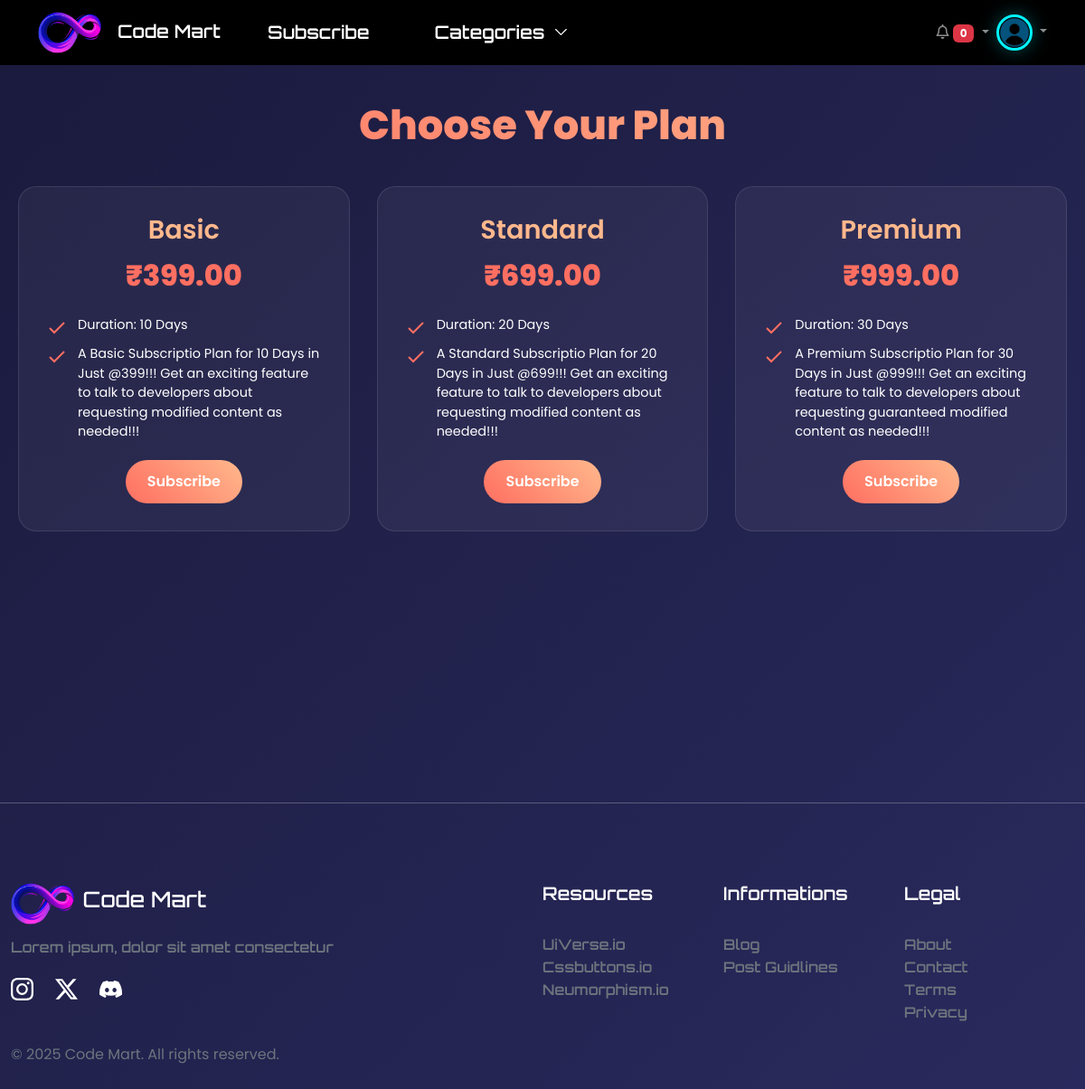
Page /billing/plans/ (signed in) on the committed database.
### apps/authentication/models.py (models this page shows, shortened)
class User(AbstractUser):
    ROLE_CHOICES = (
        ('developer', 'Developer'),
        ('customer', 'Customer'),
    )
    first_name = models.CharField(max_length=50)
    last_name = models.CharField(max_length=50)
    profile_picture = models.ImageField(
        upload_to='profile_pics/',
        blank=True,
        null=True,
        default='profile_pics/user_default.png'
        )
    mobile = models.PositiveBigIntegerField(unique=True, null=True, blank=True)
    email = models.EmailField(max_length=50, unique=True)
    role = models.CharField(max_length=10, choices=ROLE_CHOICES)
    REQUIRED_FIELDS = ['email', 'mobile']
    groups = models.ManyToManyField(Group, blank=True)
    user_permissions = models.ManyToManyField(Permission, blank=True)
    class Meta:
        app_label = 'authentication'
        verbose_name = 'User'
        verbose_name_plural = 'Users'

### apps/billing/models.py (models this page shows, shortened)
class SubscriptionPlan(models.Model):
    name = models.CharField(max_length=50)
    price = models.DecimalField(max_digits=6, decimal_places=2)
    duration_days = models.PositiveIntegerField(default=30)
    description = models.TextField()
    is_active = models.BooleanField(default=True)

### apps/billing/views.py (the view)
# urls.py: path('plans/', views.subscription_plans, name='subscription_plans'),
def subscription_plans(request):
    plans = SubscriptionPlan.objects.all()
    return render(request, 'subscription_plans.html', {'plans': plans})

### apps/billing/templates/subscription_plans.html (shortened to what this page needs)
{% extends "base.html" %}
{% load static %}
{% block content %}
<div class="plans-container">
    <h1>Choose Your Plan</h1>
    <div class="plans">
      {% for plan in plans %}
        <div class="plan-card basic">
            <h2>{{plan.name}}</h2>
            <p class="price">₹{{plan.price}}</p>
            <ul class="features">
                <li>Duration: {{plan.duration_days}} Days</li>
                <li>{{plan.description}}</li>
            </ul>
            <a href="{% url 'add_to_cart' 'subscription' plan.id %}" class="subscribe-button">Subscribe</a>
        </div>
      {% endfor %}
    </div>
</div>
{% endblock  %}

### templates/base.html (shortened to what this page needs)
{% load static %}
<!DOCTYPE html>
<html lang="en">
<head>
    <link rel="stylesheet" href="{% static 'css/styles.css' %}">
    <link href="https://cdn.jsdelivr.net/npm/bootstrap@5.3.0/dist/css/bootstrap.min.css" rel="stylesheet">
    <link href="https://cdn.jsdelivr.net/npm/simple-datatables@7.1.2/dist/style.min.css" rel="stylesheet" />
    <link rel="stylesheet" href="https://cdnjs.cloudflare.com/ajax/libs/font-awesome/6.0.0/css/all.min.css">
    <link rel="stylesheet" href="https://cdn.jsdelivr.net/npm/bootstrap-icons@1.11.3/font/bootstrap-icons.min.css">
    <link href="https://cdn.jsdelivr.net/npm/bootstrap@5.3.3/dist/css/bootstrap.min.css" rel="stylesheet">
</head>
<body class="body">
    <nav class="navbar navbar-expand-lg navbar-dark" style="background-color: black;">
        <div class="container">
            <a class="navbar-brand orbitron-header" href="{% url 'welcome' %}">
            <img src="{% static 'images/infinity.png' %}" alt="" width="70px" height="auto" >
            &nbsp; Code Mart</a>
            <div class="menu collapse navbar-collapse" id="navbarNav">
                <a href="{% url 'subscription_plans' %}" class="link">
                    <span class="text-white orbitron-header"> Subscribe</span>
                </a>
                <div class="item">
                  <a href="{% url 'home' %}" class="link">
                    <span class="text-white orbitron-header"> Categories</span>
                  </a>
                </div>
            </div>
            <div class="collapse navbar-collapse" id="navbarNav">
                <ul class="navbar-nav ms-auto">
                    {% if user.is_authenticated %}
                    <li class="nav-item dropdown">
                        <a class="nav-link dropdown-toggle" href="#" id="notificationDropdown" role="button" data-bs-toggle="dropdown" aria-expanded="false">
                            <i class="fa-regular fa-bell"></i>
                            <span id="unread-count" class="badge bg-danger">0</span>
                        </a>
                    </li>
                    <li class="nav-item dropdown">
                        <a class="nav-link dropdown-toggle p-0" id="navbarDropdown" href="#" role="button" data-bs-toggle="dropdown" aria-expanded="false">
                            <img src="{{ user.profile_picture.url }}" class="avatar" alt="Profile Picture" style="height: 40px; width: 40px;">
                        </a>
                    </li>
                    {% else %}
                    <li class="nav-item orbitron-header"><a class="nav-link" href="{% url 'signup' %}">Sign Up</a></li>
                    <li class="nav-item orbitron-header"><a class="nav-link" href="{% url 'login' %}">Login</a></li>
                    {% endif %}
                </ul>
            </div>
        </div>
    </nav>
    <div class="container-fluid m-0 p-0 min-vh-100">
        {% block content %}
        {% endblock %}
    </div>
     <hr>
    <footer class="py-4">
        <div class="container-fluid d-flex justify-content-center p-0 m-0 text-center">
            <div class="col-md-6">
                <div class="container" style="justify-items: left;">
                    <div class="d-flex justify-content-center align-items-center mt-5">
                        <a class="navbar-brand orbitron-header d-flex justify-content-center align-items-center" href="{% url 'welcome' %}">
                        <img src="{% static 'images/infinity.png' %}" alt="" width="70px" height="auto" >
                        &nbsp;&nbsp; <h4>Code Mart</h4></a>
                    </div>
                    <div class="d-flex justify-content-center align-items-center mt-3">
                        <h6 class="orbitron-header text-secondary">Lorem ipsum, dolor sit amet consectetur</h6>
                    </div>
                    <div class="d-flex justify-content-center align-items-center mt-3 gap-4">
                        <a href="#" class="text-decoration-none text-white">
                        </a>
                        <a href="#" class="text-decoration-none text-white">
                            <svg xmlns="http://www.w3.org/2000/svg" width="25" height="25" fill="currentColor" class="bi bi-twitter-x" viewBox="0 0 16 16">
                                <path d="M12.6.75h2.454l-5.36 6.142L16 15.25h-4.937l-3.867-5.07-4.425 5.07H.316l5.733-6.57L0 .75h5.063l3.495 4.633L12.601.75Zm-.86 13.028h1.36L4.323 2.145H2.865z"/>
                              </svg>
                        </a>
                        <a href="#" class="text-decoration-none text-white">
                        </a>
                    </div>
                    <div class="d-flex justify-content-center align-items-center mt-5 mb-5">
                        <p class="text-secondary">© 2025 Code Mart. All rights reserved.</p>
                    </div>
                </div>
            </div>
            <div class="col-md-2">
                <div class="align-item-center mt-5" style="text-align: left;">
                    <h5 class="orbitron-header text-white">Resources</h5><br>
                    <a href="#" class="text-secondary orbitron-header text-decoration-none">UiVerse.io</a><br>
                    <a href="#" class="text-secondary orbitron-header text-decoration-none">Cssbuttons.io</a><br>
                    <a href="#" class="text-secondary orbitron-header text-decoration-none">Neumorphism.io</a><br>
                </div>
            </div>
            <div class="col-md-2">
                <div class="align-item-center mt-5" style="text-align: left;">
                    <h5 class="orbitron-header text-white">Informations</h5><br>
                    <a href="#" class="text-secondary orbitron-header text-decoration-none">Blog</a><br>
                    <a href="#" class="text-secondary orbitron-header text-decoration-none">Post Guidlines</a><br>
                </div>
            </div>
            <div class="col-md-2">
                <div class="align-item-center mt-5" style="text-align: left;">
                    <h5 class="orbitron-header text-white">Legal</h5><br>
                    <a href="{% url 'about' %}" class="text-secondary orbitron-header text-decoration-none">About</a><br>
                    <a href="{% url 'contact' %}" class="text-secondary orbitron-header text-decoration-none">Contact</a><br>
                    <a href="{% url 'terms' %}" class="text-secondary orbitron-header text-decoration-none">Terms</a><br>
                    <a href="{% url 'privacy' %}" class="text-secondary orbitron-header text-decoration-none">Privacy</a><br>
                </div>
            </div>
        </div>
    </footer>
</body>
</html>

### static/css/styles.css (style rules this page uses)
.body { background-color: #000000; color: #fff; font-family: 'Poppins', sans-serif; font-size: 16px; line-height: 1.5; margin: 0; padding: 0; }
.avatar { width: 120px; height: 120px; border-radius: 50%; object-fit: cover; border: 3px solid #00f3ff; box-shadow: 0 0 20px rgba(0, 243, 255, 0.3); transition: transform 0.3s ease; }
.orbitron-header { font-family: "Orbitron", sans-serif; font-optical-sizing: auto; font-weight: 600; font-style: normal; }
.menu { font-size: 1.25rem; line-height: 1.6; color: #ffffff; width: fit-content; display: flex; list-style: none; z-index: 4; }
.menu a { text-decoration: none; color: inherit; font-family: inherit; font-size: inherit; line-height: inherit; }
.menu .link { position: relative; display: flex; align-items: center; justify-content: center; gap: 12px; padding: 12px 36px; border-radius: 16px; overflow: hidden; transition: all 0.48s cubic-bezier(0.23, 1, 0.32, 1); }
.menu .link::after { content: ""; position: absolute; top: 0; left: 0; width: 100%; height: 100%; background-color: #0a3cff; z-index: -1; transform: scaleX(0); transform-origin: left; transition: transform 0.48s cubic-bezier(0.23, 1, 0.32, 1); }
.menu .link svg { width: 14px; height: 14px; fill: #ffffff; transition: all 0.48s cubic-bezier(0.23, 1, 0.32, 1); }
.menu .item { position: relative; }

### apps/billing/templates/subscription_plans.html (style rules this page uses)
body { margin: 0; font-family: 'Poppins', sans-serif; background: linear-gradient(135deg, #1a1a3d 0%, #2a2a5e 100%); color: #ffffff; }
.plans-container { text-align: center; padding: 40px 20px; max-width: 1200px; margin: 0 auto; }
.plans-container h1 { font-size: 2.8rem; font-weight: 800; background: linear-gradient(45deg, #ff6f61, #ffb88c); -webkit-background-clip: text; -webkit-text-fill-color: transparent; margin-bottom: 40px; }
.plans { display: grid; grid-template-columns: repeat(auto-fit, minmax(300px, 1fr)); gap: 30px; }
.plan-card { background: rgba(255, 255, 255, 0.05); border-radius: 20px; padding: 30px; transition: transform 0.3s ease, box-shadow 0.3s ease; position: relative; overflow: hidden; border: 1px solid rgba(255, 255, 255, 0.1); }
.plan-card.basic::before, .plan-card.pro::before, .plan-card.enterprise::before { content: ''; position: absolute; top: 0; left: 0; width: 100%; height: 100%; background: linear-gradient(45deg, rgba(255, 111, 97, 0.2), rgba(255, 184, 140, 0.2)); opacity: 0; transition: opacity 0.3s ease; pointer-events: none; }
.plan-card h2 { font-size: 1.8rem; font-weight: 600; margin: 0; color: #ffb88c; }
.price { font-size: 2rem; font-weight: 800; margin: 10px 0; color: #ff6f61; }
.features { list-style: none; padding: 0; margin: 20px 0; text-align: left; }
.features li { position: relative; padding-left: 35px; margin: 10px 0; font-size: 0.9rem; }
.features li::before { content: ''; position: absolute; left: 0; top: 2px; width: 24px; height: 24px; }
.subscribe-button { display: inline-block; background: linear-gradient(45deg, #ff6f61, #ffb88c); padding: 12px 24px; border-radius: 25px; color: #ffffff; font-weight: 600; text-decoration: none; transition: transform 0.2s ease, background 0.3s ease; }

### rows in the picture
User: profile_picture (placeholder picture)
SubscriptionPlan: name "Basic", price "399.00", duration_days "10", description "A Basic Subscriptio Plan for 10 Days in Just @399!!! Get an exciting feature to talk to developers about requesting modified content as needed!!!"
SubscriptionPlan: name "Standard", price "699.00", duration_days "20", description "A Standard Subscriptio Plan for 20 Days in Just @699!!! Get an exciting feature to talk to developers about requesting modified content as needed!!!"
SubscriptionPlan: name "Premium", price "999.00", duration_days "30", description "A Premium Subscriptio Plan for 30 Days in Just @999!!! Get an exciting feature to talk to developers about requesting guaranteed modified content as needed!!!"
